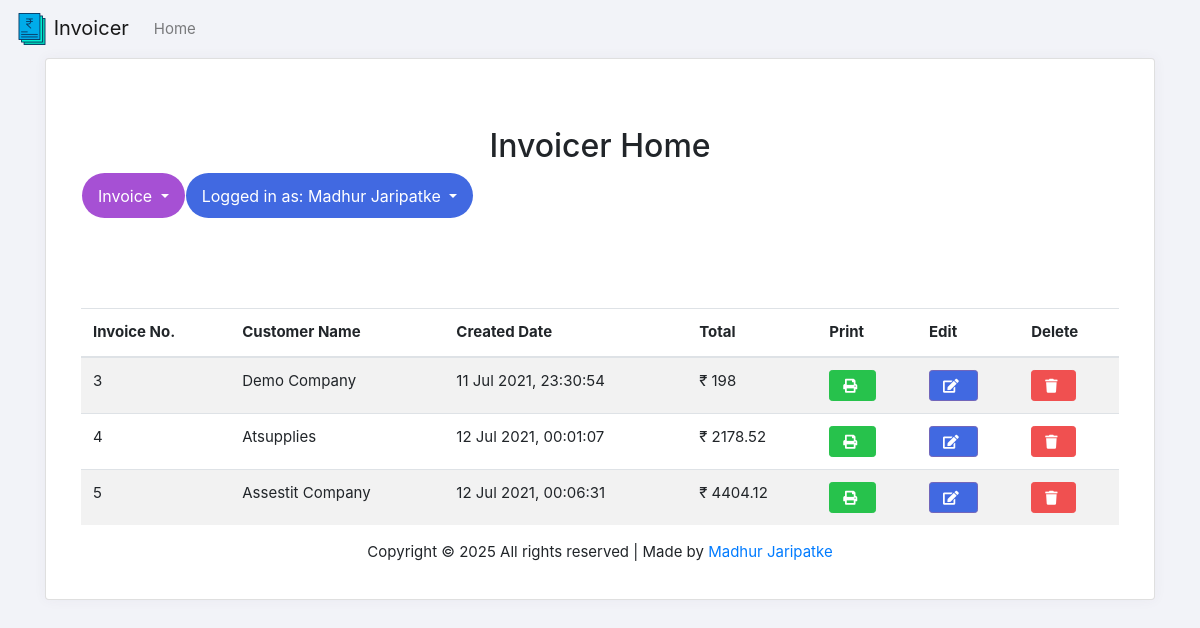
Page /invoice_list.php (signed in) on the committed database.
### tables this page shows
CREATE TABLE `invoice_order` (
  `user_id` int(11) NOT NULL,
  `order_id` int(11) NOT NULL,
  `order_receiver_name` varchar(255) NOT NULL,
  `order_receiver_address` varchar(255) NOT NULL,
  `order_total_before_tax` varchar(255) NOT NULL,
  `order_total_tax` varchar(255) NOT NULL,
  `order_tax_per` varchar(255) NOT NULL,
  `order_total_after_tax` varchar(255) NOT NULL,
  `order_amount_paid` varchar(255) NOT NULL,
  `order_total_amount_due` varchar(255) NOT NULL,
  `order_date` datetime NOT NULL DEFAULT CURRENT_TIMESTAMP,
  `note` varchar(255) NOT NULL
);

### Invoice.php (called while the page is built, shortened)
<?php
class Invoice{
	private $host  = 'localhost';
    private $user  = 'root';
    private $password   = "";
    private $database  = "invoice";
    private $invoiceOrderTable = 'invoice_order';
	private $dbConnect = false;
    public function __construct(){
        if(!$this->dbConnect){
            $conn = new mysqli($this->host, $this->user, $this->password, $this->database);
            if($conn->connect_error){
                die("Error failed to connect to MySQL: " . $conn->connect_error);
            }else{
                $this->dbConnect = $conn;
            }
        }
    }
	private function getData($sqlQuery) {
		$result = mysqli_query($this->dbConnect, $sqlQuery);
		$data= array();
		while ($row = mysqli_fetch_array($result, MYSQLI_ASSOC)) {
			$data[]=$row;
		}
		return $data;
	}
	public function getInvoiceList(){
		$sqlQuery = "SELECT * FROM ".$this->invoiceOrderTable."
			WHERE user_id = '".$_SESSION['userid']."'";
		return  $this->getData($sqlQuery);
	}
}
?>

### invoice_list.php (the view, shortened to what this page needs)
<?php
include('header.php');
include 'Invoice.php';
$invoice = new Invoice();
$invoice->checkLoggedIn();
?>
<html>
<link href="css/style.css" rel="stylesheet">
<?php include('container.php');?>
	<div class="container">
	  <h2 class="text-center  title mt-5">Invoicer Home</h2>
	  <?php include('menu.php');?>
      <table id="data-table" class="table table-condensed table-hover table-striped">
        <thead>
          <tr>
            <th>Invoice No.</th>
            <th>Customer Name</th>
            <th>Created Date</th>
            <th>Total</th>
            <th>Print</th>
            <th>Edit</th>
            <th>Delete</th>
          </tr>
        </thead>
        <?php
	    	$invoiceList = $invoice->getInvoiceList();
        foreach($invoiceList as $invoiceDetails){
			$invoiceDate = date("d M Y, H:i:s", strtotime($invoiceDetails["order_date"]));
            echo '
              <tr>
                <td>'.$invoiceDetails["order_id"].'</td>
                <td>'.$invoiceDetails["order_receiver_name"].'</td>
                <td>'.$invoiceDate.'</td>
                <td>₹ '.$invoiceDetails["order_total_after_tax"].'</td>
                <td><a href="print_invoice.php?invoice_id='.$invoiceDetails["order_id"].'" title="Print Invoice"><button class="btn btn-success btn-sm"><i class="fa fa-print"></i></button></a></td>
                <td><a href="edit_invoice.php?update_id='.$invoiceDetails["order_id"].'"  title="Edit Invoice"><button class="btn btn-invoice2 btn-sm"><i class="fa fa-edit"></i></button></a></td>
                <td><a href="delete-invoice.php?order_id='.$invoiceDetails['order_id'].'" title="Delete Invoice"><button class="btn btn-danger btn-sm"><i class="fa fa-trash"></i></button></a></td>
              </tr>
            ';
        }
        ?>
      </table>
</div>
<?php include('footer.php');?>

### header.php (shortened to what this page needs)
<!DOCTYPE html>
<html>
<head>
  <link rel="stylesheet" href="https://maxcdn.bootstrapcdn.com/bootstrap/4.3.1/css/bootstrap.min.css">
  <link rel="stylesheet" href="https://use.fontawesome.com/releases/v5.6.3/css/all.css">

### container.php (shortened to what this page needs)
</head>
<body class="">
    <nav class="navbar navbar-expand-md navbar-light">
<a href="create_invoice.php" class="navbar-brand">
    <img src="./img/favicon-32x32.png" width="32" height="32" class="d-inline-block align-top" alt="Invoicer">
    Invoicer
</a>
  <div class="collapse navbar-collapse" id="collapsibleNavbar">
    <ul class="navbar-nav">
      <li class="nav-item">
        <a class="nav-link" href="invoice_list.php">Home</a>
      </li>
    </ul>
  </div>
</nav>
	<div class="container">
    <div class="card">
      <div class="card-body">

### menu.php (shortened to what this page needs)
<ul class="nav navbar-nav flex-row">
<li class="dropdown">
	<button class="btn2 btn-invoice dropdown-toggle border-0" type="button" data-toggle="dropdown">Invoice
	<span class="caret"></span></button>
</li>
<?php
if($_SESSION['userid']) { ?>
	<li class="dropdown">
		<button class="btn2 btn-invoice2 dropdown-toggle border-0" type="button" data-toggle="dropdown">Logged in as: <?php echo $_SESSION['user']; ?>
		<span class="caret"></span></button>
	</li>
<?php } ?>
</ul>
<br /><br /><br /><br />

### footer.php (shortened to what this page needs)
            <div class="row">
                <div class="col-lg-12 text-center">
                    <div class="copyright-text">
                        <p>
                            Copyright &copy;
                             All rights reserved | Made by <a href="https://github.com/MadhurJ20" target="_blank">Madhur Jaripatke</a>
                        </p>
                    </div>
                </div>
            </div>
  </body>
</html>

### css/style.css (style rules this page uses)
html { background-color: transparent; position: relative; min-height: 100%; }
body { font-size: 15px; line-height: 1.5; }
.navbar-nav > li { float: left; margin-left: 1px; }
.btn-success, .panel-success { background-color: #27c24c !important; border-color: #27c24c !important; color: #fff !important; }
.btn-invoice { border-color: #7266ba; color: #fff !important; background-color: #a650d4; }
.btn-invoice2 { border-color: #7266ba; color: #fff !important; background-color: royalblue; }
.btn-danger, .panel-danger { background-color: #f05050; border-color: #f05050; color: #fff !important; }
.btn i { padding-left: 5px; padding-right: 10px; }
.card { box-shadow: 0px 0px 13px 0px rgba(82, 63, 105, 0.05); background-color: #ffffff; }
body { background: #f2f3f8; }
.btn2 { padding: 0.65rem 1rem; font-size: 1rem; line-height: 1.5; border-radius: 3.25rem; }

### rows in the picture
invoice_order: order_id "3", order_receiver_name "Demo Company", order_date "11 Jul 2021, 23:30:54", order_total_after_tax "198"
invoice_order: order_id "4", order_receiver_name "Atsupplies", order_date "12 Jul 2021, 00:01:07", order_total_after_tax "2178.52"
invoice_order: order_id "5", order_receiver_name "Assestit Company", order_date "12 Jul 2021, 00:06:31", order_total_after_tax "4404.12"

### other values in the picture
$_SESSION['user'] "Madhur Jaripatke"
